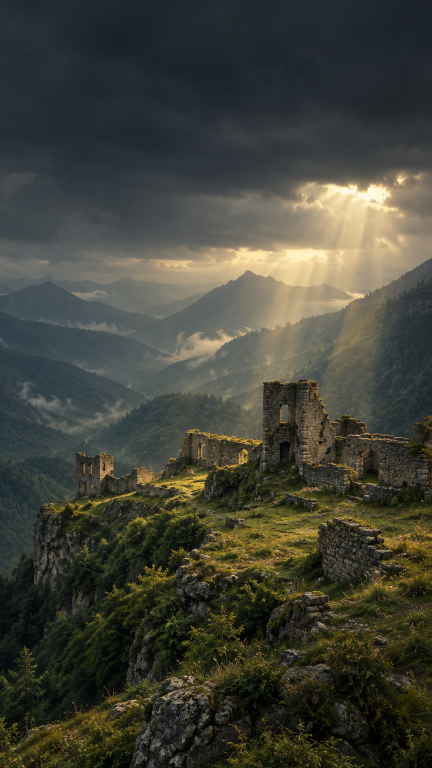
#> input picture quran-video/scenes/cover_ibrahim_bg.png, 864 x 1536 px (shown at 1/2 size); its folder holds 5 pictures in this run
$ python cover_ibrahim.py
#> lines starting #> are read from the running program, lines starting #| are printed output that depends on the picture
"""Vertical Instagram cover (1080x1920) for the Ibrahim 42-45 reel."""
import os, sys
import numpy as np, cv2
from PIL import Image, ImageDraw, ImageFont

ROOT = os.path.dirname(os.path.dirname(os.path.abspath(__file__)))
P = lambda *a: os.path.join(ROOT, *a)
W, H = 1080, 1920

def smooth(e0, e1, x):
    t = np.clip((x - e0) / (e1 - e0), 0, 1)
    return t * t * (3 - 2 * t)

# ---------------------------------------------------------------- background
img = cv2.imread(P("scenes", "cover_ibrahim_bg.png"))[:, :, ::-1].astype(np.float32) / 255
img = cv2.resize(img, (W, H), interpolation=cv2.INTER_LANCZOS4)
#> img: shape (1920, 1080, 3) float32
blur = cv2.GaussianBlur(img, (0, 0), 1.2)
img = np.clip(img + (img - blur) * 0.6, 0, 1)
lum = (img @ np.array([0.2126, 0.7152, 0.0722], np.float32))[..., None]
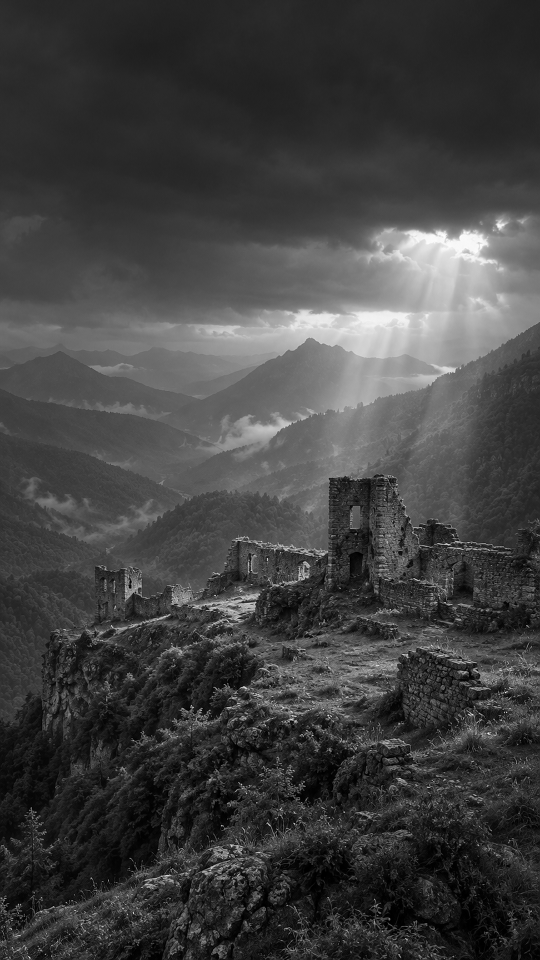
#> lum: shape (1920, 1080, 1) float32 (shown at 1/2 size); min 0, max 1, mean 0.257
img = lum + (img - lum) * 0.9
img = 0.5 + (img * 0.97 - 0.5) * 1.08
img = img + (1 - lum) ** 2 * np.array([-0.01, 0.0, 0.02], np.float32) + lum ** 2 * np.array([0.03, 0.012, -0.02], np.float32)
yy, xx = np.mgrid[0:H, 0:W].astype(np.float32)
ny, nx = yy / H, (xx - W / 2) / (W / 2)
shade = 1 - 0.46 * np.exp(-((ny - 0.33) / 0.20) ** 2) * (1 - 0.25 * nx ** 2)
shade *= 1 - 0.50 * smooth(0.80, 1.0, ny)
shade *= 1 - 0.30 * smooth(0.10, 0.0, ny)
vig = 1 - 0.38 * np.clip(nx ** 2 * 0.7 + ((ny - 0.45) / 0.6) ** 2, 0, 1.5)
canvas = np.clip(img * (shade * vig)[..., None], 0, 1)

def text_mask(text, font, xy):
#> called with text = 'سورة إبراهيم', xy = (540, 360)
    im = Image.new("L", (W, H), 0)
#> im: PIL image 1080x1920 L; every value is 0
    ImageDraw.Draw(im).text(xy, text, font=font, fill=255, anchor="mm", direction="rtl", language="ar")
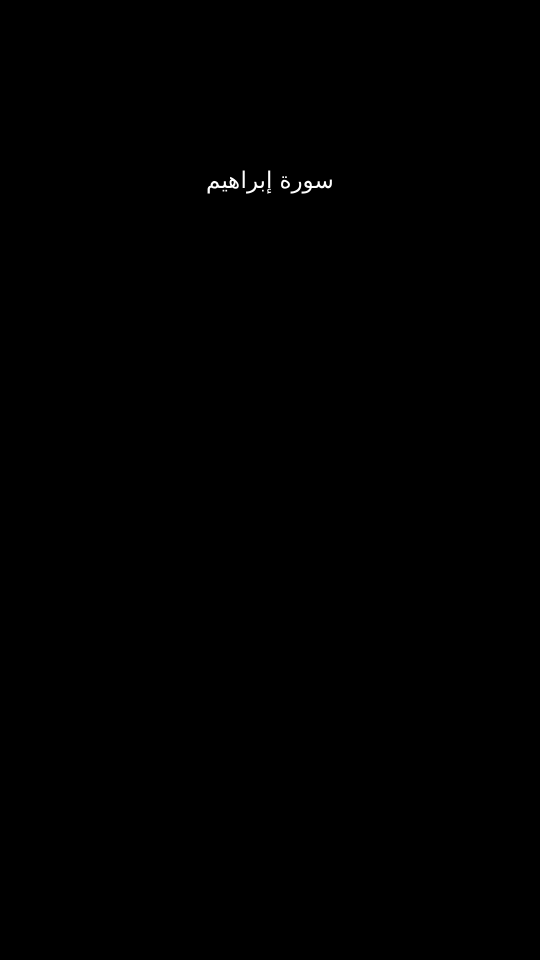
#> im: PIL image 1080x1920 L (shown at 1/2 size); min 0, max 255, mean 0.3
    return np.asarray(im).astype(np.float32) / 255

def place(mask, color, alpha=1.0):
    global canvas
    a = (mask * alpha)[..., None]
    canvas = canvas * (1 - a) + np.asarray(color, np.float32) * a

def shadow(mask, sigma, strength, dy=0):
    global canvas
    s = cv2.GaussianBlur(mask, (0, 0), sigma)
    if dy:
        s = np.roll(s, dy, axis=0)
    canvas = canvas * (1 - np.clip(s * strength, 0, 1))[..., None]

def glow(mask, sigma, strength, color):
    global canvas
    g = cv2.GaussianBlur(mask, (0, 0), sigma)[..., None] * strength * np.array(color, np.float32)
    canvas = 1 - (1 - canvas) * (1 - g)

GOLD_TOP = np.array([1.00, 0.93, 0.72], np.float32)
GOLD_MID = np.array([0.96, 0.78, 0.42], np.float32)
GOLD_BOT = np.array([0.80, 0.58, 0.26], np.float32)

def gold_fill(y0, y1):
    t = np.clip((yy - y0) / (y1 - y0), 0, 1)[..., None]
    g = np.where(t < 0.5, GOLD_TOP + (GOLD_MID - GOLD_TOP) * (t / 0.5), GOLD_MID + (GOLD_BOT - GOLD_MID) * ((t - 0.5) / 0.5))
    return np.clip(g + (0.06 * np.exp(-((xx - W * 0.42) / 160) ** 2))[..., None], 0, 1)

def rows_of(m):
    r = np.nonzero(m.max(1) > 0.1)[0]
    return r.min(), r.max()

def gold_text(mask):
    r0, r1 = rows_of(mask)
    shadow(mask, 22, 0.75, dy=10)
    shadow(mask, 5, 0.5, dy=4)
    glow(mask, 40, 0.20, (1.0, 0.82, 0.5))
    place(mask, gold_fill(r0, r1), 1.0)
    place(np.clip(mask - np.roll(mask, 3, axis=0), 0, 1), (1, 0.97, 0.88), 0.35)

# ---------------------------------------------------------------- top label with ornament lines
LAB_Y = 360
lab = text_mask("سورة إبراهيم", ImageFont.truetype(P("fonts", "Amiri-Regular.ttf"), 46), (W // 2, LAB_Y))
cols = np.nonzero(lab.max(0) > 0.1)[0]
#> cols = 214 values from 415 to 663
line = np.zeros((H, W), np.float32)
for side in (-1, 1):
    x_in = (cols.min() - 30) if side < 0 else (cols.max() + 30)
    for i in range(170):
        x = x_in - i if side < 0 else x_in + i
        line[LAB_Y + 4, x] = (1 - i / 170) ** 1.4
        line[LAB_Y + 5, x] = (1 - i / 170) ** 1.4 * 0.5
    cx = (cols.min() - 18) if side < 0 else (cols.max() + 18)
    tmp = np.zeros((H, W), np.uint8)
    cv2.fillConvexPoly(tmp, np.array([[cx, LAB_Y - 2], [cx + 6, LAB_Y + 4], [cx, LAB_Y + 10], [cx - 6, LAB_Y + 4]], np.int32), 255, cv2.LINE_AA)
    line = np.maximum(line, tmp.astype(np.float32) / 255)
#> this loop made 2 passes
#> (x_in, cx) on passes 1 to 2: (385, 397), (693, 681)
shadow(lab, 6, 0.6)
place(lab, GOLD_TOP, 0.92)
place(line, GOLD_MID, 0.85)

# ---------------------------------------------------------------- title: two gold Ruqaa lines
ruqaa = lambda s: ImageFont.truetype(P("fonts", "ArefRuqaa-Bold.ttf"), s)
t1 = text_mask("وَلَا تَحْسَبَنَّ اللهَ", ruqaa(150), (W // 2, 560))
t2 = text_mask("غَافِلًا", ruqaa(270), (W // 2, 790))
#> call 3 of text_mask, with text = 'غَافِلًا', xy = (540, 790)
#> in text_mask (call 3), `ImageDraw.Draw(im).text(xy, text, font=font, fill=255, anchor="mm", di..`:
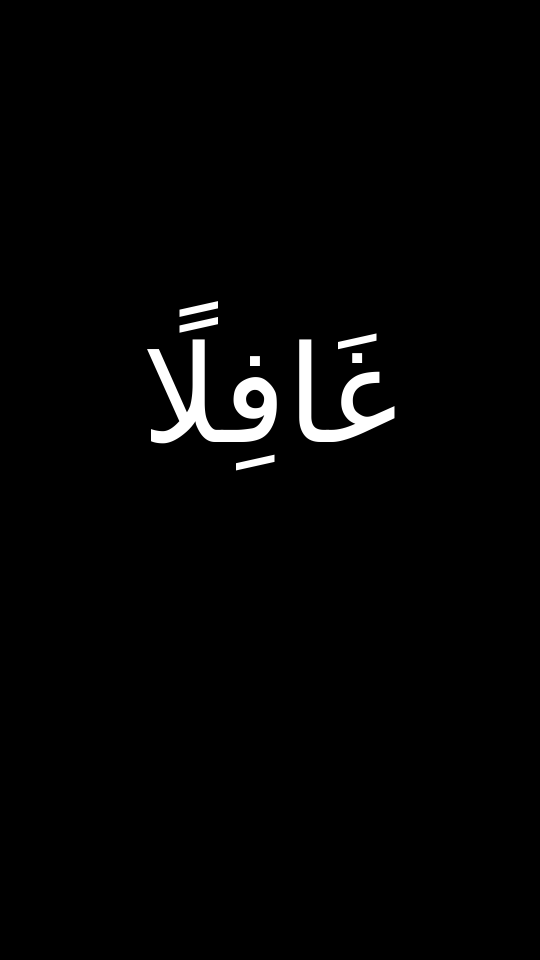
#> im: PIL image 1080x1920 L (shown at 1/2 size); min 0, max 255, mean 4.4
gold_text(t1)
#> in rows_of, `r = np.nonzero(m.max(1) > 0.1)[0]`: r = 172 values from 473 to 648
#> in gold_text, `r0, r1 = rows_of(mask)`: r0 = 473; r1 = 648
#> in gold_fill, `t = np.clip((yy - y0) / (y1 - y0), 0, 1)[..., None]`:
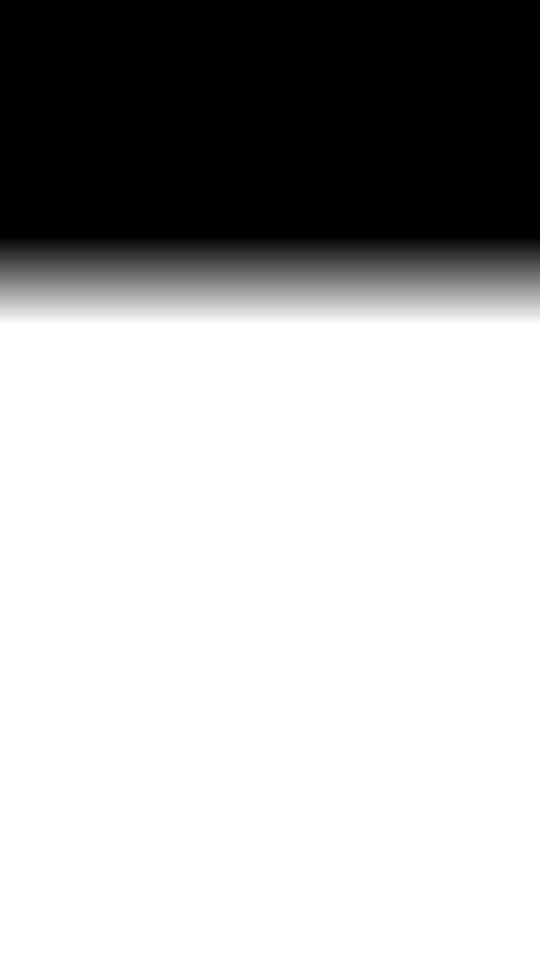
#> t: shape (1920, 1080, 1) float32 (shown at 1/2 size); min 0, max 1, mean 0.708
#> in gold_fill, `g = np.where(t < 0.5, GOLD_TOP + (GOLD_MID - GOLD_TOP) * (t / 0.5), GO..`:
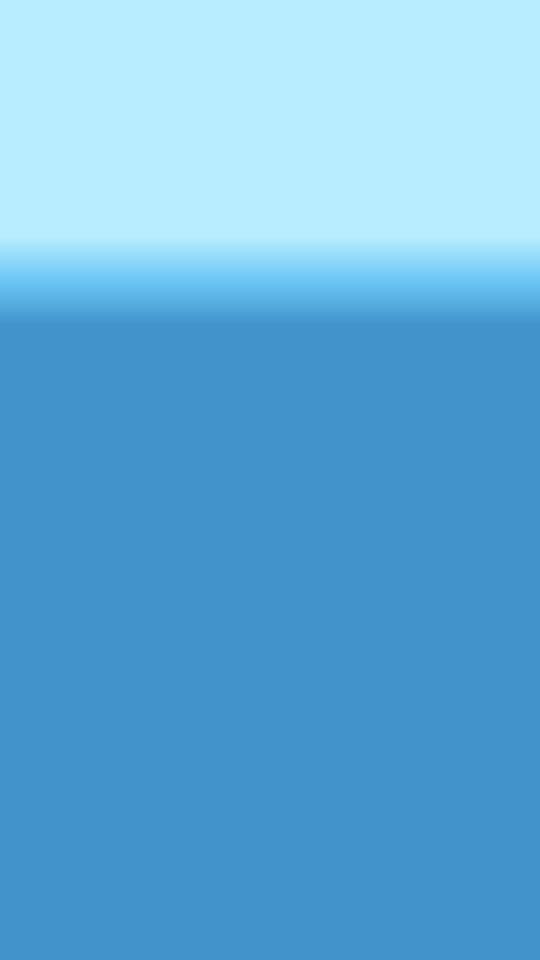
#> g: shape (1920, 1080, 3) float32 (shown at 1/2 size); mean of channels 0, 1, 2 0.842, 0.692, 0.384; drawn as B, G, R
#> call 3 of place, with alpha = 1
#> in place (call 3), `canvas = canvas * (1 - a) + np.asarray(color, np.float32) * a`:
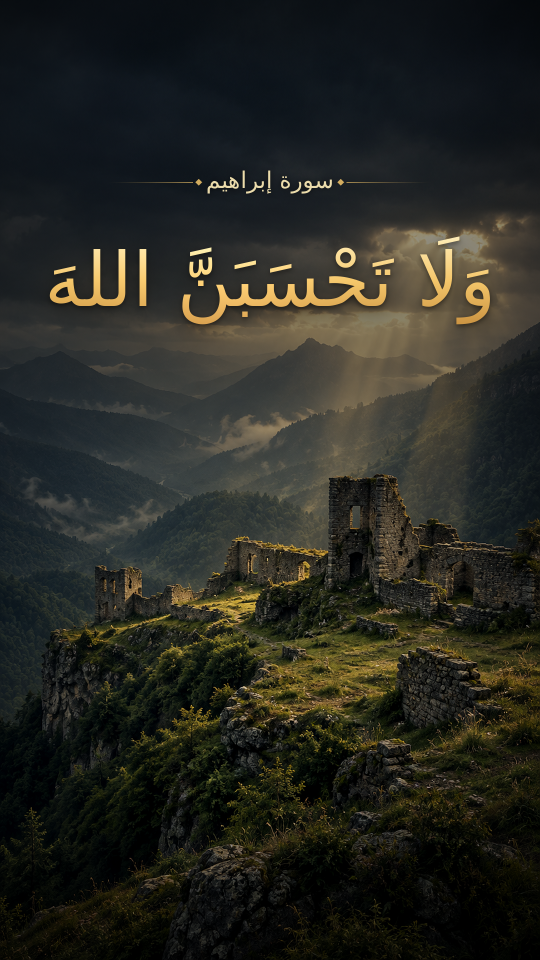
#> canvas: shape (1920, 1080, 3) float32 (shown at 1/2 size); mean R, G, B 0.155, 0.157, 0.131
gold_text(t2)
#> call 2 of glow, with sigma = 40, strength = 0.2, color = (1, 0.82, 0.5)
#> in glow (call 2), `g = cv2.GaussianBlur(mask, (0, 0), sigma)[..., None] * strength * np.a..`:
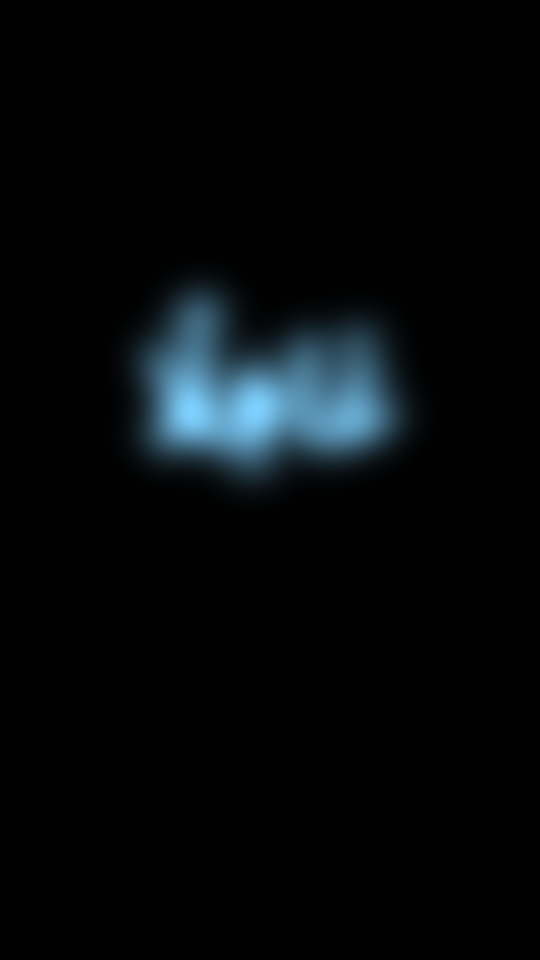
#> g: shape (1920, 1080, 3) float32 (shown at 1/2 size); mean of channels 0, 1, 2 0.00348, 0.00286, 0.00174; drawn with min black and max white

# ---------------------------------------------------------------- subtitle in the Mushaf font (as in the video)
sub_font = ImageFont.truetype(P("fonts", "ScheherazadeNew-Regular.ttf"), 76)
_, t2_bottom = rows_of(t2)
#> t2_bottom = 940
sub = text_mask("عَمَّا يَعْمَلُ ٱلظَّٰلِمُونَ", sub_font, (W // 2, t2_bottom + 88))
shadow(sub, 10, 0.85)
shadow(sub, 3, 0.55, dy=2)
place(sub, (1.0, 0.985, 0.95), 1.0)

# ---------------------------------------------------------------- inset rounded frame
ss = 3
fr = Image.new("L", (W * ss, H * ss), 0)
ImageDraw.Draw(fr).rounded_rectangle([46 * ss, 46 * ss, (W - 46) * ss, (H - 46) * ss], 52 * ss, outline=255, width=int(2.2 * ss))
place(np.asarray(fr.resize((W, H), Image.LANCZOS)).astype(np.float32) / 255, GOLD_TOP, 0.42)

rng = np.random.default_rng(3)
gr = cv2.resize(rng.normal(0, 1, (H // 2, W // 2)).astype(np.float32), (W, H))[..., None] * 0.012
canvas = np.clip(canvas + gr * (0.4 + canvas), 0, 1)
dst = sys.argv[1] if len(sys.argv) > 1 else P("work", "cover_ibrahim.jpg")
Image.fromarray((canvas * 255 + 0.5).astype(np.uint8)).save(dst, quality=95, subsampling=0)
print("saved", dst)
